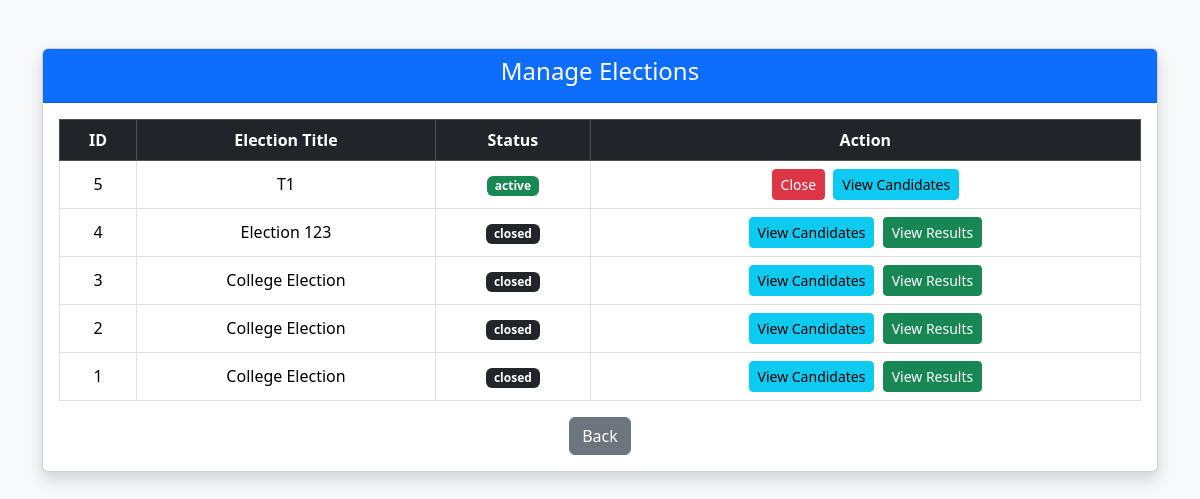
/admin/elections (signed in), run on an earlier commit of the app's database.
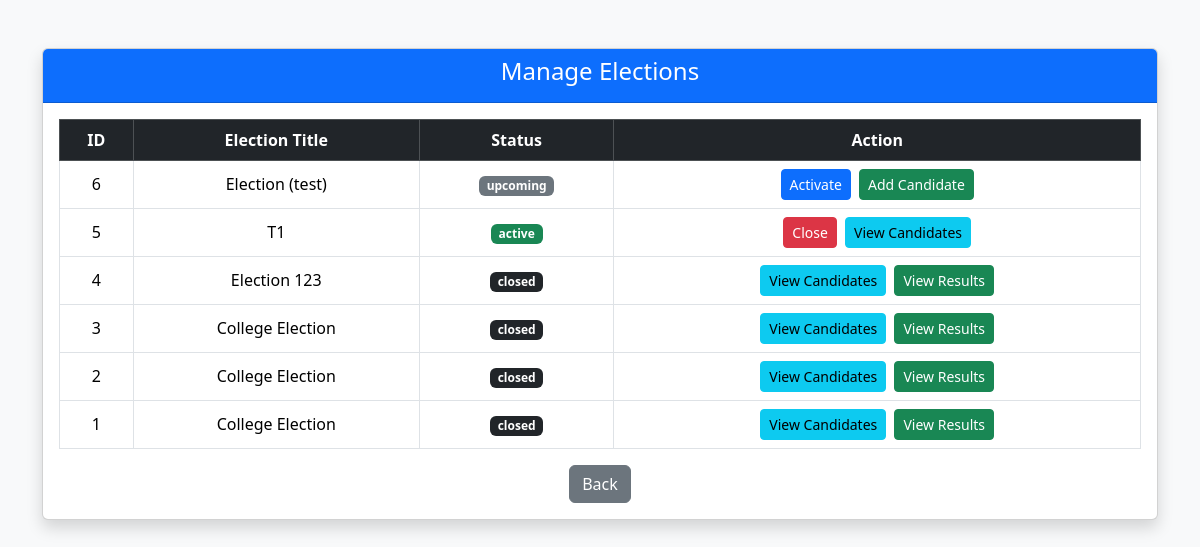
And on a later commit of the database.
### tables this page shows
CREATE TABLE elections (
            id INTEGER PRIMARY KEY AUTOINCREMENT,
            title TEXT NOT NULL,
            description TEXT,
            status TEXT CHECK(status IN ('upcoming', 'active', 'closed')) NOT NULL DEFAULT 'upcoming',
            created_by INTEGER NOT NULL
        );

### app.py (the view)
@app.route("/admin/elections")
@login_required
@admin_required
def admin_elections():
    conn = get_db_connection()
    elections = conn.execute(
        "SELECT * FROM elections ORDER BY id DESC"
    ).fetchall()
    conn.close()
    return render_template("admin/manage_elections.html", elections=elections)

### app.py (called while the page is built)
def get_db_connection():
    conn = sqlite3.connect(DATABASE)
    conn.row_factory = sqlite3.Row
    return conn

def login_required(view_func):
    @wraps(view_func)
    def wrapper(*args, **kwargs):
        if "user_id" not in session:
            flash("Please login first", "danger")
            return redirect(url_for("login"))
        return view_func(*args, **kwargs)
    return wrapper

def admin_required(view_func):
    @wraps(view_func)
    def wrapper(*args, **kwargs):
        if "user_id" not in session:
            flash("Please login first", "danger")
            return redirect(url_for("login"))
        if session.get("role") != "admin":
            flash("Admin access required", "danger")
            return redirect(url_for("login"))
        return view_func(*args, **kwargs)
    return wrapper

### templates/admin/manage_elections.html (shortened to what this page needs)
<!DOCTYPE html>
<html lang="en">
<head>
    <link href="https://cdn.jsdelivr.net/npm/bootstrap@5.3.2/dist/css/bootstrap.min.css" rel="stylesheet">
</head>
<body class="bg-light">
<div class="container mt-5">
    <div class="card shadow">
        <div class="card-header bg-primary text-white text-center">
            <h4>Manage Elections</h4>
        </div>
        <div class="card-body">
            {% if elections %}
            <table class="table table-bordered text-center align-middle">
                <thead class="table-dark">
                    <tr>
                        <th>ID</th>
                        <th>Election Title</th>
                        <th>Status</th>
                        <th>Action</th>
                    </tr>
                </thead>
                <tbody>
                    {% for election in elections %}
                    <tr>
                        <td>{{ election.id }}</td>
                        <td>{{ election.title }}</td>
                        <td>
                            <span class="badge
                                {% if election.status == 'upcoming' %}bg-secondary
                                {% elif election.status == 'active' %}bg-success
                                {% else %}bg-dark{% endif %}">
                                {{ election.status }}
                            </span>
                        </td>
                        <td>
                            {% if election.status == "upcoming" %}
                                <form action="/admin/activate-election/{{ election.id }}"
                                    method="post" class="d-inline">
                                    <button class="btn btn-sm btn-primary">Activate</button>
                                </form>
                                <a href="/admin/add-candidate/{{ election.id }}"
                                class="btn btn-sm btn-success ms-1">
                                    Add Candidate
                                </a>
                            {% elif election.status == "active" %}
                                <form action="/admin/close-election/{{ election.id }}"
                                    method="post" class="d-inline">
                                    <button class="btn btn-sm btn-danger">Close</button>
                                </form>
                                <a href="/admin/election/{{ election.id }}/candidates"
                                class="btn btn-sm btn-info ms-1">
                                    View Candidates
                                </a>
                            {% else %}
                                <a href="/admin/election/{{ election.id }}/candidates"
                                class="btn btn-sm btn-info">
                                    View Candidates
                                </a>
                                <a href="{{ url_for('admin_results', election_id=election.id) }}"
                                class="btn btn-sm btn-success ms-1">
                                    View Results
                                </a>
                            {% endif %}
                        </td>
                    </tr>
                    {% endfor %}
                </tbody>
            </table>
            {% else %}
                <p class="text-center text-muted">No elections created yet.</p>
            {% endif %}
            <div class="text-center mt-3">
                <a href="/admin" class="btn btn-secondary">Back</a>
            </div>
        </div>
    </div>
</div>
</body>
</html>

What changed in the data, as far as the page shows it:
added elections: id "6", title "Election (test)", status "upcoming"
